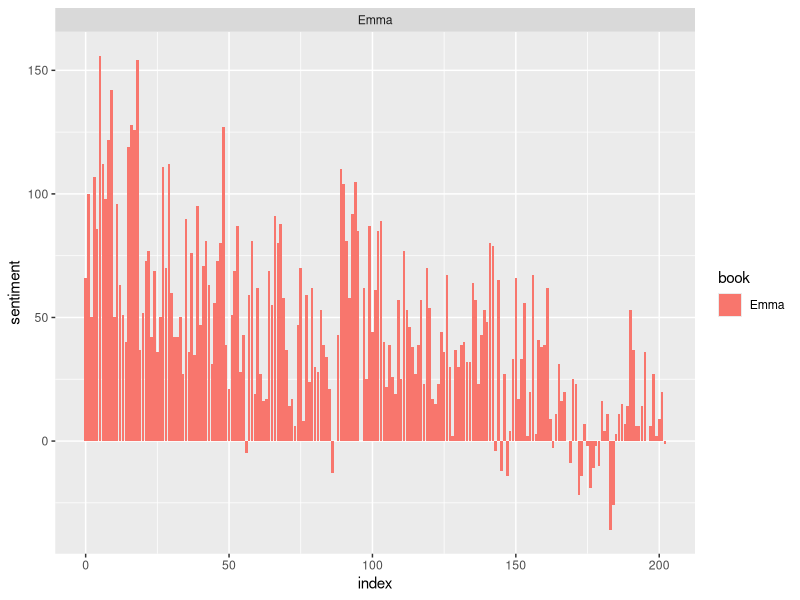
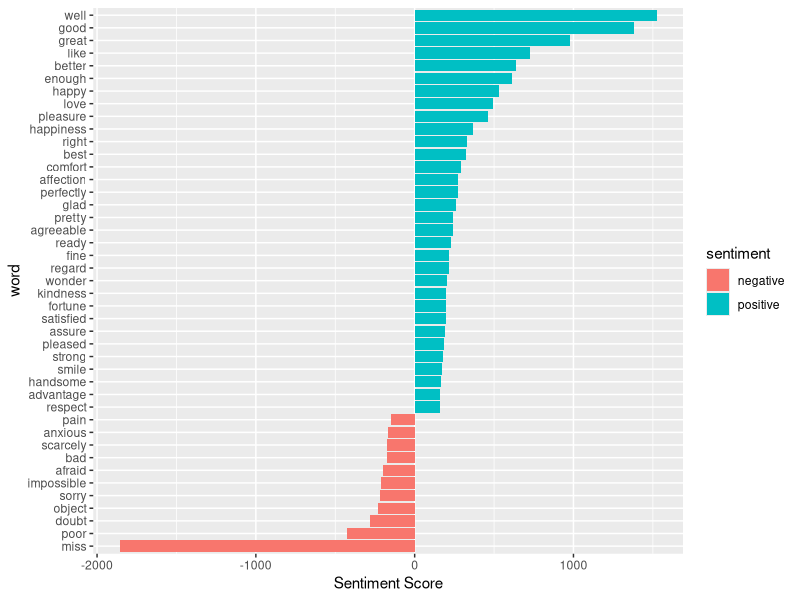
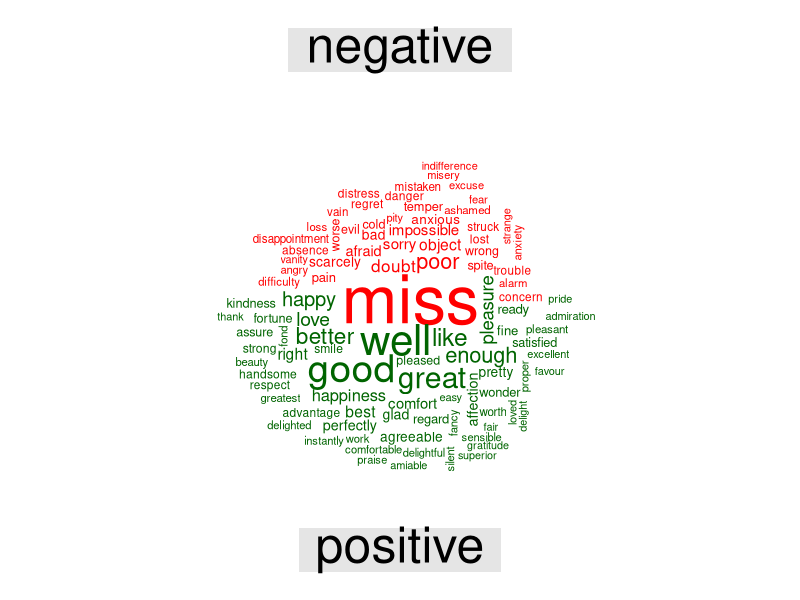

Generate these figures, in order, with R:

# For detail help:
# https://data-flair.training/blogs/data-science-r-sentiment-analysis-project/

# install.packages("tidytext")
library(tidytext)
sentiments
get_sentiments("bing")

##____________________________##

#install.packages("janeaustenr")
#install.packages("stringr")
#install.packages("dplyr")
library(janeaustenr)
library(stringr)
library(tidytext)
library(dplyr)

tidy_data <- austen_books() %>%
             group_by(book) %>%
        mutate(linenumber = row_number(),
                                       chapter = cumsum(str_detect(text,regex("^chapter [\\divxlc]",
                                                                              ignore_case = TRUE)))) %>%
        ungroup() %>% unnest_tokens(word,text)

positive_senti <- get_sentiments("bing") %>% 
                  filter(sentiment == "positive")

tidy_data %>% filter(book == "Emma") %>% 
         semi_join(positive_senti) %>% count(word,sort = TRUE)

##_________________##

library(tidyr)
bing <- get_sentiments("bing")

Emma_sentiment <- tidy_data %>% 
                 inner_join(bing) %>%
                count(book = "Emma", index = linenumber %/% 80 ,sentiment) %>%
               spread(sentiment, n ,fill = 0) %>% 
               mutate(sentiment = positive - negative)

##___________________##

install.packages("ggplot2")
library(ggplot2)

ggplot(Emma_sentiment,aes(index,sentiment,fill = book)) +
        geom_bar(stat = "identity",show.legend = TRUE) +
        facet_wrap(~book,ncol = 2,scales = "free_x")
##______________________##

counting_words <- tidy_data %>%
        inner_join(bing) %>%
        count(word, sentiment, sort = TRUE)
head(counting_words)

##_______________________##

counting_words %>%
        filter(n > 150) %>%
        mutate(n = ifelse(sentiment == "negative", -n, n)) %>%
        mutate(word = reorder(word, n)) %>%
        ggplot(aes(word, n, fill = sentiment))+
        geom_col() +
        coord_flip() +
        labs(y = "Sentiment Score")

##-------------------------##
install.packages("reshape2")
install.packages("wordcloud")
install.packages("RColorBrewer")
library(reshape2)
library(RColorBrewer)
library(wordcloud)
tidy_data %>%
        inner_join(bing) %>%
        count(word, sentiment, sort = TRUE) %>%
        acast(word ~ sentiment, value.var = "n", fill = 0) %>%
        comparison.cloud(colors = c("red", "dark green"),
                         max.words = 100)
